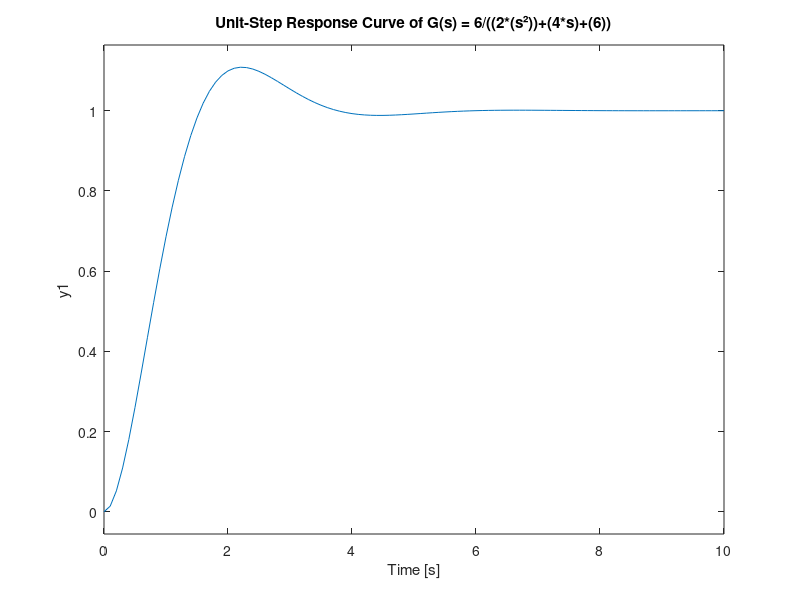

MATLAB code to generate this figure:
# Fazer analiticamente e computacionalmente
pkg load control;
#s = tf('s') #modelo para função de transferência
#f = 6/((2*(s²))+(4*s)+(6)) #função de transferência
num = [6]
den = [2 4 6]
f = tf(num, den)
t = 0:0.1:10;
step(f,t);
grid
title('Unit-Step Response Curve of G(s) = 6/((2*(s²))+(4*s)+(6))');